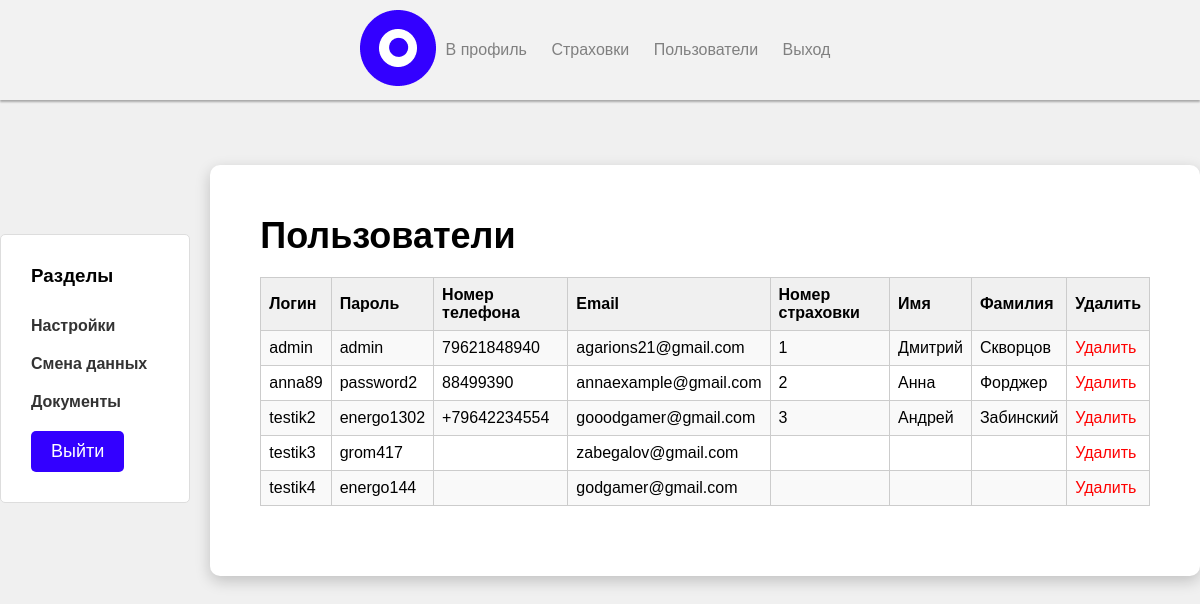
Page /QS/admin_panel.php (signed in) on the committed database.
### tables this page shows
CREATE TABLE `user` (
  `id_user` int NOT NULL AUTO_INCREMENT,
  `login` varchar(50) NOT NULL,
  `password` varchar(255) NOT NULL,
  `tel_numb` varchar(15) DEFAULT NULL,
  `email` varchar(225) DEFAULT NULL,
  `num_strax` varchar(50) DEFAULT NULL,
  `first_name` varchar(25) DEFAULT NULL,
  `last_name` varchar(25) DEFAULT NULL,
  PRIMARY KEY (`id_user`)
);

### QS/admin_panel.php (the view, shortened to what this page needs)
<?php
$db_host = '127.0.0.1:3306';
$db_user = 'root';
$db_pass = '';
$db_name = 'mydb';
$conn = new mysqli($db_host, $db_user, $db_pass, $db_name);
$query = "SELECT * FROM user";
$result = $conn->query($query);
?>
<!DOCTYPE html>
<html>
<head>
  <link rel="stylesheet" type="text/css" href="CSS/header.css">
  <link rel="stylesheet" type="text/css" href="CSS/footer.css">
</head>
<body>
  <header>
    <div class="container">
      <div class="logo">
        <img src="images/logo.png" alt="Логотип">
      </div>
      <nav>
        <ul class="nav">
          <a href="admin_panel.php">В профиль</a>
          <a href="admin_insurance.php">Страховки</a>
          <a href="admin_users.php">Пользователи</a>
          <a href="logout.php">Выход</a>
        </ul>
      </nav>
    </div>
  </header>
  <div class="container">
    <div class="sidebar">
      <h3>Разделы</h3>
      <ul class="sidebar-nav">
        <li><a href="#">Настройки</a></li>
        <li><a href="achanging.php">Смена данных</a></li>
        <li><a href="#">Документы</a></li>
        <a class="btn-login" href="logout.php">Выйти</a>
      </ul>
    </div>
    <section id="main">
      <h1>Пользователи</h1>
      <?php
      if ($result->num_rows > 0) {
        echo "<table>";
        echo "<tr><th>Логин</th><th>Пароль</th><th>Номер телефона</th><th>Email</th><th>Номер страховки</th><th>Имя</th><th>Фамилия</th><th>Удалить</th></tr>";
        while ($row = $result->fetch_assoc()) {
          echo "<tr id='user_" . $row['id_user'] . "'>";
          echo "<td>" . $row['login'] . "</td>";
          echo "<td>" . $row['password'] . "</td>";
          echo "<td>" . $row['tel_numb'] . "</td>";
          echo "<td>" . $row['email'] . "</td>";
          echo "<td>" . $row['num_strax'] . "</td>";
          echo "<td>" . $row['first_name'] . "</td>";
          echo "<td>" . $row['last_name'] . "</td>";
          echo "<td><a class='delete-link' onclick='deleteUser(" . $row['id_user'] . ")'>Удалить</a></td>";
          echo "</tr>";
        }
        echo "</table>";
      } else {
        echo "Нет доступных пользователей";
      }
      ?>
    </section>
  </div>
</body>
</html>

### QS/CSS/header.css (style rules this page uses)
header { background-color: #f2f2f2; color: #fff; padding: 10px 0; position: fixed; text-align: center; top: 0; left: 0; width: 100%; box-shadow: 0 2px 2px rgba(0,0,0,0.3); }
.container { max-width: 1200px; margin: 0 auto; display: flex; align-items: center; justify-content: center; }
.logo { max-width: 100px; }
nav { display: flex; }
.nav a { color: grey; text-decoration: none; font-size: 16px; padding: 5px 10px; transition: all 0.3s ease; }
.btn-login { background-color: #3300FF; color: #fff; display: inline-block; padding: 10px 20px; font-size: 18px; text-decoration: none; border-radius: 5px; }

### QS/admin_panel.php (style rules this page uses)
* { margin: 0; padding: 0; box-sizing: border-box; }
body { font-family: Arial, sans-serif; background-color: #f0f0f0; }
section { padding: 60px 0; background-color: #f5f5f5; border-radius: 10px; box-shadow: 0 5px 15px rgba(0, 0, 0, 0.2); margin: 0 auto; max-width: 100%; margin-bottom: 40px; }
#main { background-color: #fff; padding: 50px; margin-top: 165px; }
#main h1 { font-size: 36px; margin-bottom: 20px; }
.btn-login { background-color: #3300FF; color: #fff; display: inline-block; padding: 10px 20px; font-size: 18px; text-decoration: none; border-radius: 5px; margin-right: 35px; }
.sidebar { padding: 30px; background-color: #fff; border: 1px solid #ddd; border-radius: 5px; margin-top: 120px; margin-right: 20px; }
.sidebar h3 { margin-top: 0; margin-bottom: 30px; }
.sidebar-nav { list-style-type: none; padding: 0; margin: 0; }
.sidebar-nav li { margin-bottom: 20px; }
.sidebar-nav li a { text-decoration: none; color: #333; font-weight: bold; }
table { width: 100%; border-collapse: collapse; margin-bottom: 20px; }
table th, table td { padding: 8px; border: 1px solid #ccc; }
table th { background-color: #f0f0f0; font-weight: bold; text-align: left; }
table tr:nth-child(even) { background-color: #f9f9f9; }
.delete-link { color: red; cursor: pointer; }

### rows in the picture
user: login "admin", password "admin", tel_numb "79621848940", email "agarions21@gmail.com", num_strax "1", first_name "Дмитрий", last_name "Скворцов"
user: login "anna89", password "password2", tel_numb "88499390", email "annaexample@gmail.com", num_strax "2", first_name "Анна", last_name "Форджер"
user: login "testik2", password "energo1302", tel_numb "+79642234554", email "gooodgamer@gmail.com", num_strax "3", first_name "Андрей", last_name "Забинский"
user: login "testik3", password "grom417", email "zabegalov@gmail.com"
user: login "testik4", password "energo144", email "godgamer@gmail.com"
